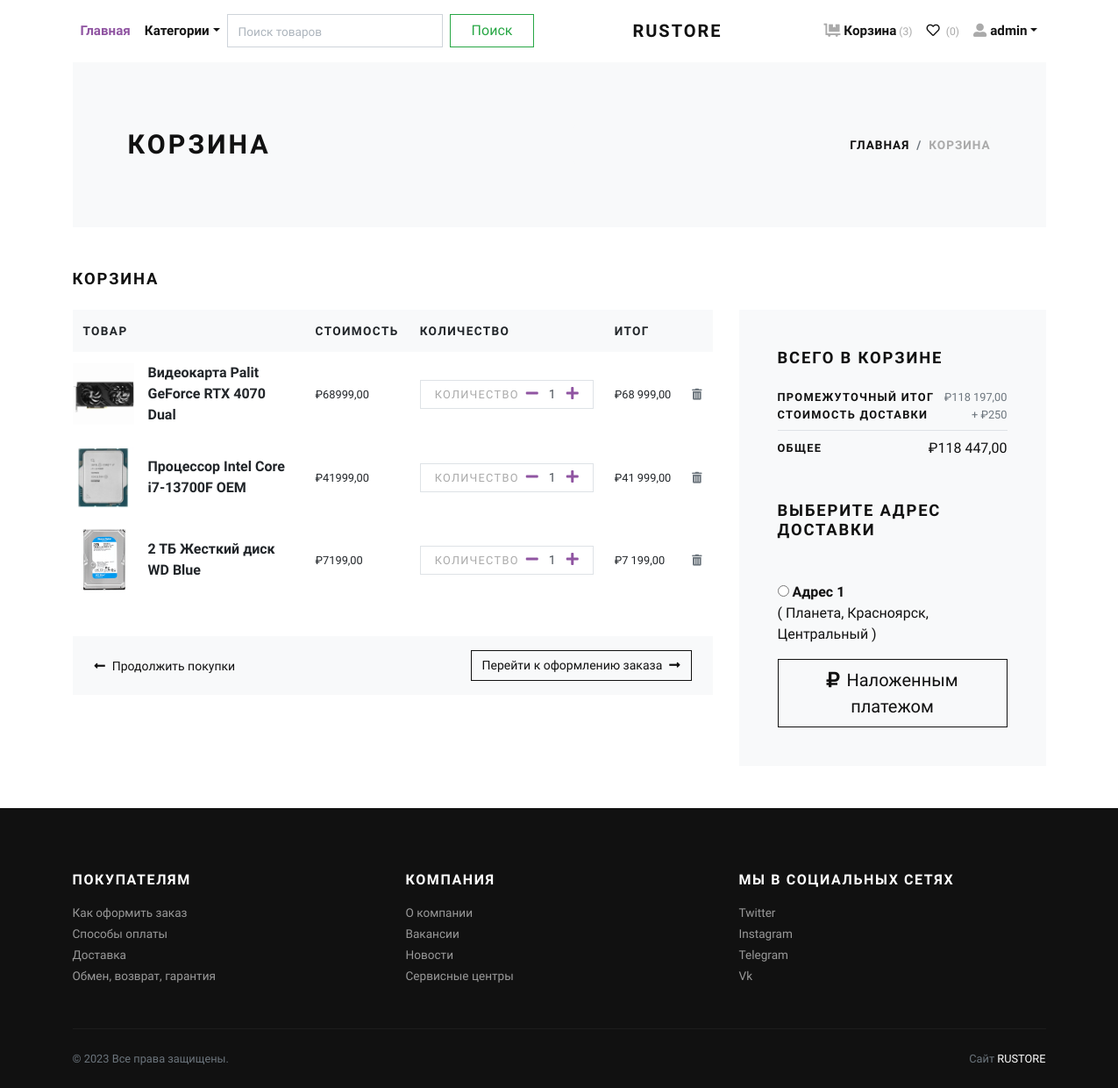
The page /cart/ (signed in) on the database as committed earlier.
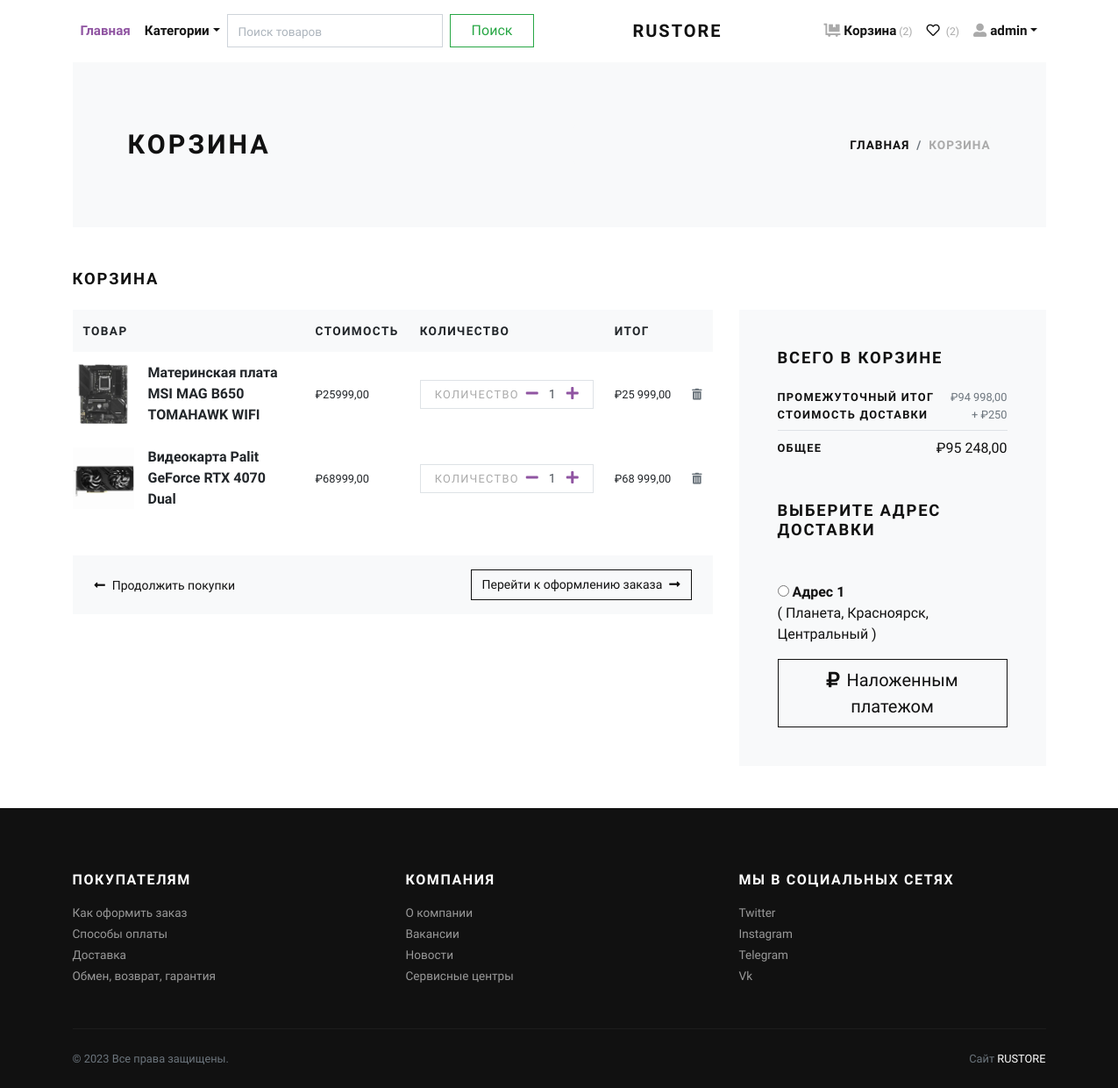
The same page on the database as committed later.
### store/models.py (models this page shows, shortened)
class Cart(models.Model):
    user = models.ForeignKey(User, verbose_name="User", on_delete=models.CASCADE)
    product = models.ForeignKey(Product, verbose_name="Product", on_delete=models.CASCADE)
    quantity = models.PositiveIntegerField(default=1, verbose_name="Quantity")
    created_at = models.DateTimeField(auto_now_add=True, verbose_name="Created Date")
    updated_at = models.DateTimeField(auto_now=True, verbose_name="Updated Date")
    @property
    def total_price(self):
        return self.quantity * self.product.price

class Product(models.Model):
    title = models.CharField(max_length=150, verbose_name="Product Title")
    slug = models.SlugField(max_length=160, verbose_name="Product Slug")
    sku = models.CharField(max_length=255, unique=True, verbose_name="Unique Product ID (SKU)")
    short_description = models.TextField(verbose_name="Short Description")
    detail_description = models.TextField(blank=True, null=True, verbose_name="Detail Description")
    product_image = models.ImageField(upload_to='product', blank=True, null=True, verbose_name="Product Image")
    price = models.DecimalField(max_digits=8, decimal_places=2)
    category = models.ForeignKey(Category, verbose_name="Product Categoy", on_delete=models.CASCADE)
    is_active = models.BooleanField(verbose_name="Is Active?")
    is_featured = models.BooleanField(verbose_name="Is Featured?")
    created_at = models.DateTimeField(auto_now_add=True, verbose_name="Created Date")
    updated_at = models.DateTimeField(auto_now=True, verbose_name="Updated Date")
    returnable = models.BooleanField(default=True, verbose_name='Возможен возврат')
    in_stock = models.BooleanField(default=True, verbose_name='Есть в наличии')
    sold = models.BooleanField(default=False, verbose_name='Продан')
    discount = models.BooleanField(default=False, verbose_name='Скидка')
    best_offer = models.BooleanField(default=False, verbose_name='Лучшее предложение')
    buy_now = models.BooleanField(default=False, verbose_name='Купить сейчас')
    class Meta:
        verbose_name_plural = 'Products'
        ordering = ('-created_at',)

class Address(models.Model):
    user = models.ForeignKey(User, verbose_name="User", on_delete=models.CASCADE)
    locality = models.CharField(max_length=150, verbose_name="Ближайшее местоположение")
    city = models.CharField(max_length=150, verbose_name="Город")
    state = models.CharField(max_length=150, verbose_name="Район")

### store/views.py (the view)
# urls.py: path('cart/', views.cart, name="cart"),
@login_required  # Декоратор для представлений, который проверяет, что пользователь вошел в систему, перенаправляя
def cart(request):  # корзина
    user = request.user
    cart_products = Cart.objects.filter(user=user)
    amount = decimal.Decimal(0)
    shipping_amount = decimal.Decimal(250)
    cp = [p for p in Cart.objects.all() if p.user == user]
    if cp:
        for p in cp:
            temp_amount = (p.quantity * p.product.price)
            amount += temp_amount
    addresses = Address.objects.filter(user=user)
    context = {
        'cart_products': cart_products,
        'amount': amount,
        'shipping_amount': shipping_amount,
        'total_amount': amount + shipping_amount,
        'addresses': addresses,
    }
    return render(request, 'store/cart.html', context)

### templates/store/cart.html (shortened to what this page needs)
{% extends 'base.html' %}
{% load static %}
{% load humanize %}
    {% block content %}
      <div class="container">
        <section class="py-5 bg-light">
          <div class="container">
            <div class="row px-4 px-lg-5 py-lg-4 align-items-center">
              <div class="col-lg-6">
                <h1 class="h2 text-uppercase mb-0">Корзина</h1>
              </div>
              <div class="col-lg-6 text-lg-right">
                <nav aria-label="breadcrumb">
                  <ol class="breadcrumb justify-content-lg-end mb-0 px-0">
                    <li class="breadcrumb-item"><a href="index.html">Главная</a></li>
                    <li class="breadcrumb-item active" aria-current="page">Корзина</li>
                  </ol>
                </nav>
              </div>
            </div>
          </div>
        </section>
        {% if cart_products %}
        <section class="py-5">
          <h2 class="h5 text-uppercase mb-4">Корзина</h2>
          <div class="row">
            <div class="col-lg-8 mb-4 mb-lg-0">
              <div class="table-responsive mb-4">
                <table class="table">
                  <thead class="bg-light">
                    <tr>
                      <th class="border-0" scope="col"> <strong class="text-small text-uppercase">Товар</strong></th>
                      <th class="border-0" scope="col"> <strong class="text-small text-uppercase">Стоимость</strong></th>
                      <th class="border-0" scope="col"> <strong class="text-small text-uppercase">Количество</strong></th>
                      <th class="border-0" scope="col"> <strong class="text-small text-uppercase">Итог</strong></th>
                      <th class="border-0" scope="col"> </th>
                    </tr>
                  </thead>
                  <tbody>
                    {% for cart_product in cart_products %}
                    <tr>
                      <th class="pl-0 border-0" scope="row">
                        <div class="media align-items-center">
                          {% if cart_product.product.product_image %}
                            <a class="reset-anchor d-block animsition-link" href="{% url 'store:product-detail' cart_product.product.slug %}"><img src="{{cart_product.product.product_image.url}}" alt="{{cart_product.product.title}}" width="70"/></a>
                          {% else %}
                            <a class="reset-anchor d-block animsition-link" href="{% url 'store:product-detail' cart_product.product.slug %}"><img src="{% static 'img/product-detail-3.jpg' %}" alt="{{cart_product.product.title}}" width="70"/></a>
                          {% endif %}
                          <div class="media-body ml-3"><strong class="h6"><a class="reset-anchor animsition-link" href="{% url 'store:product-detail' cart_product.product.slug %}">{{cart_product.product.title}}</a></strong></div>
                        </div>
                      </th>
                      <td class="align-middle border-0">
                        <p class="mb-0 small">₽{{cart_product.product.price}}</p>
                      </td>
                      <td class="align-middle border-0">
                        <div class="border d-flex align-items-center justify-content-between px-3"><span class="small text-uppercase text-gray headings-font-family">Количество</span>
                          <div class="quantity">
                            <a href="{% url 'store:minus-cart' cart_product.id %}" class="dec-btn p-0 ml-2"><i class="fas fa-minus"></i></a>
                            <input class="form-control form-control-sm border-0 shadow-0 p-0" type="text" value="{{cart_product.quantity}}"/>
                            <a href="{% url 'store:plus-cart' cart_product.id %}" class="inc-btn p-0"><i class="fas fa-plus"></i></a>
                          </div>
                        </div>
                      </td>
                      <td class="align-middle border-0">
                        <p class="mb-0 small">₽{{cart_product.total_price|intcomma}}</p>
                      </td>
                      <td class="align-middle border-0"><a class="reset-anchor" href="{% url 'store:remove-cart' cart_product.id %}"><i class="fas fa-trash-alt small text-muted"></i></a></td>
                    </tr>
                    {% endfor %}
                  </tbody>
                </table>
              </div>
              <div class="bg-light px-4 py-3">
                <div class="row align-items-center text-center">
                  <div class="col-md-6 mb-3 mb-md-0 text-md-left"><a class="btn btn-link p-0 text-dark btn-sm" href="{% url 'store:home' %}"><i class="fas fa-long-arrow-alt-left mr-2"> </i>Продолжить покупки</a></div>
                  <div class="col-md-6 text-md-right"><a class="btn btn-outline-dark btn-sm" href="{% url 'store:checkout' %}">Перейти к оформлению заказа<i class="fas fa-long-arrow-alt-right ml-2"></i></a></div>
                </div>
              </div>
            </div>
            <div class="col-lg-4">
              <div class="card border-0 rounded-0 p-lg-4 bg-light">
                <div class="card-body">
                  <h5 class="text-uppercase mb-4">Всего в корзине</h5>
                  <ul class="list-unstyled mb-0">
                    <li class="d-flex align-items-center justify-content-between"><strong class="text-uppercase small font-weight-bold">Промежуточный итог</strong><span class="text-muted small">₽{{amount|intcomma}}</span></li>
                    <li class="d-flex align-items-center justify-content-between"><strong class="text-uppercase small font-weight-bold">Стоимость доставки</strong><span class="text-muted small">+ ₽{{shipping_amount}}</span></li>
                    <li class="border-bottom my-2"></li>
                    <li class="d-flex align-items-center justify-content-between mb-4"><strong class="text-uppercase small font-weight-bold">Общее</strong><span>₽{{total_amount|intcomma}}</span></li>
                  </ul>
                  <h5 class="text-uppercase my-5">Выберите адрес доставки</h5>
                  <form action="{% url 'store:checkout' %}" method="get" id="myform">
                    {% if addresses %}
                      {% for address in addresses %}
                        <div class="mb-3">
                        <input type="radio" name="address" value="{{address.id}}"> <strong>Адрес {{forloop.counter}}</strong> <br>
                        ( {{address.locality}}, {{address.city}}, {{address.state}} )
                        </div>
                      {% endfor %}
                    {% endif %}
                    <button type="submit" class="btn btn-dark btn-lg btn-outline-dark" type="submit"> <i class="fas fa-ruble-sign mr-2"></i>Наложенным платежом</button>
                  </form>
                </div>
              </div>
            </div>
          </div>
        </section>
        {% else %}
          <div class="text-center py-5">
            <h3 class="mb-3">Ваша корзина пуста.</h3>
            <a href="{% url 'store:home' %}"><i class="fas fa-long-arrow-alt-left mr-2"> </i>Продолжить покупки</a>
          </div>
        {% endif %}
      </div>
      {% endblock content %}

### templates/base.html (shortened to what this page needs)
{% load static %}
<!DOCTYPE html>
<html>
  <head>
    <link rel="stylesheet" href="{% static 'vendor/bootstrap/css/bootstrap.min.css' %}">
    <link rel="stylesheet" href="{% static 'vendor/lightbox2/css/lightbox.min.css' %}">
    <link rel="stylesheet" href="{% static 'vendor/nouislider/nouislider.min.css' %}">
    <link rel="stylesheet" href="{% static 'vendor/bootstrap-select/css/bootstrap-select.min.css' %}">
    <link rel="stylesheet" href="{% static 'vendor/owl.carousel2/assets/owl.carousel.min.css' %}">
    <link rel="stylesheet" href="{% static 'vendor/owl.carousel2/assets/owl.theme.default.css' %}">
    <link rel="stylesheet" href="{% static 'css/style.violet.css' %}" id="theme-stylesheet">
    <link rel="stylesheet" href="{% static 'css/custom.css' %}">
    <link rel="stylesheet" href="https://cdnjs.cloudflare.com/ajax/libs/font-awesome/6.1.1/css/all.min.css" />
    <link rel="stylesheet" type="text/css" href="{% static 'theme/index.css' %}">
    <link rel="stylesheet" href="https://cdn.jsdelivr.net/npm/ol@v8.1.0/ol.css">
  </head>
  <body>
    <div class="page-holder">
      {% include 'navbar.html' %}
      {% block content %}
      {% endblock content %}
      {% include 'footer.html' %}
      {% include 'scripts.html' %}

### templates/navbar.html (shortened to what this page needs)
{% load static %}
      <header class="header bg-white">
        <div class="container px-0 px-lg-3">
          <nav class="navbar navbar-expand-lg navbar-light py-3 px-lg-0"><a class="navbar-brand" href="{% url 'store:home' %}"><span class="font-weight-bold text-uppercase text-dark">RUSTORE</span></a>
            <div class="collapse navbar-collapse" id="navbarSupportedContent">
              <ul class="navbar-nav mr-auto">
                <li class="nav-item">
                  <a class="nav-link active" href="{% url 'store:home' %}">Главная</a>
                </li>
                <li class="nav-item dropdown"><a class="nav-link dropdown-toggle" id="pagesDropdown" href="#" data-toggle="dropdown" aria-haspopup="true" aria-expanded="false">Категории</a>
                </li>
                <form class="form-inline my-2 my-lg-0" action="{% url 'store:search' %}" method="get">
                  <input class="form-control mr-sm-2" type="search" placeholder="Поиск товаров" aria-label="Search" name="q">
                  <button class="btn btn-outline-success my-2 my-sm-0" type="submit">Поиск</button>
                </form>
              </ul>
              <ul class="navbar-nav ml-auto">
                {% if request.user.is_authenticated %}
                  <li class="nav-item"><a class="nav-link" href="{% url 'store:cart' %}"> <i class="fas fa-dolly-flatbed mr-1 text-gray"></i>Корзина<small class="text-gray"> ({{cart_items.count}})</small></a></li>
                  <li class="nav-item"><a class="nav-link" href="{% url 'store:favorites' %}"> <i class="far fa-heart mr-1"></i><small class="text-gray"> ({{ favorites_count }})</small></a></li>
                  <li class="nav-item dropdown"><a class="nav-link dropdown-toggle" id="pagesDropdown" href="#" data-toggle="dropdown" aria-haspopup="true" aria-expanded="false"><i class="fas fa-user-alt mr-1 text-gray"></i>{{request.user.username}}</a></a>
                </li>
                {% else %}
                  <li class="nav-item"><a class="nav-link" href="{% url 'store:login' %}">Войти</a></li>
                  <li class="nav-item"><a class="nav-link" href="{% url 'store:register' %}">Создать аккаунт</a></li>
                {% endif %}
              </ul>
            </div>
          </nav>
        </div>
      </header>

### templates/footer.html
<footer class="bg-dark text-white">
        <div class="container py-4">
          <div class="row py-5">
            <div class="col-md-4 mb-3 mb-md-0">
              <h6 class="text-uppercase mb-3">Покупателям</h6>
              <ul class="list-unstyled mb-0">
                <li><a class="footer-link" href="#">Как оформить заказ</a></li>
                <li><a class="footer-link" href="#">Способы оплаты</a></li>
                <li><a class="footer-link" href="#">Доставка</a></li>
                <li><a class="footer-link" href="#">Обмен, возврат, гарантия</a></li>
              </ul>
            </div>
            <div class="col-md-4 mb-3 mb-md-0">
              <h6 class="text-uppercase mb-3">Компания</h6>
              <ul class="list-unstyled mb-0">
                <li><a class="footer-link" href="{% url 'store:about-company' %}">О компании</a></li>
                <li><a class="footer-link" href="#">Вакансии</a></li>
                <li><a class="footer-link" href="#">Новости</a></li>
                <li><a class="footer-link" href="#">Сервисные центры</a></li>
              </ul>
            </div>
            <div class="col-md-4">
              <h6 class="text-uppercase mb-3">Мы в социальных сетях</h6>
              <ul class="list-unstyled mb-0">
                <li><a class="footer-link" href="#">Twitter</a></li>
                <li><a class="footer-link" href="#">Instagram</a></li>
                <li><a class="footer-link" href="#">Telegram</a></li>
                <li><a class="footer-link" href="#">Vk</a></li>
              </ul>
            </div>
          </div>
          <div class="border-top pt-4" style="border-color: #1d1d1d !important">
            <div class="row">
              <div class="col-lg-6">
                <p class="small text-muted mb-0">&copy; 2023 Все права защищены.</p>
              </div>
              <div class="col-lg-6 text-lg-right">
                <p class="small text-muted mb-0">Сайт <a class="text-white reset-anchor"  target="_blank">RUSTORE</a></p>
              </div>
            </div>
          </div>
        </div>
      </footer>

### templates/scripts.html (shortened to what this page needs)
{% load static %}
      <link rel="stylesheet" href="https://use.fontawesome.com/releases/v5.7.1/css/all.css">
    </div>
  </body>
</html>

Rows that differ between the two databases and show on the page:
removed Cart: product.product_image (picture), product "Процессор Intel Core i7-13700F OEM", product.price "41999,00", quantity "1", total_price "41 999,00"
removed Cart: product.product_image (picture), product "2 ТБ Жесткий диск WD Blue", product.price "7199,00", quantity "1", total_price "7 199,00"
added Cart: product.product_image (picture), product "Материнская плата MSI MAG B650 TOMAHAWK WIFI", product.price "25999,00", quantity "1", total_price "25 999,00"
Other text that changed with them:
{{ cart_items.count }}: "3" → "2"
{{ favorites_count }}: "0" → "2"
{{ amount|intcomma }}: "118 197,00" → "94 998,00"
{{ total_amount|intcomma }}: "118 447,00" → "95 248,00"
